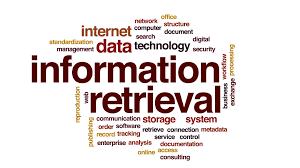
#> input picture cv_beginer/img.png, 300 x 168 px
$ python read_write_img.py
#> lines starting #> are read from the running program, lines starting #| are printed output that depends on the picture
import cv2
import numpy as np

img = cv2.imread('img.png')
#> img is the input picture: shape (168, 300, 3); mean B, G, R 222.1, 223.3, 232.7
img1 = img.copy()
img = -img
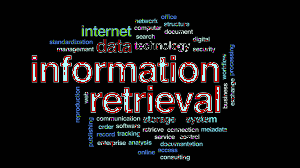
#> img: shape (168, 300, 3); mean B, G, R 21.4, 20.8, 22.9
img1 = 255 - img1
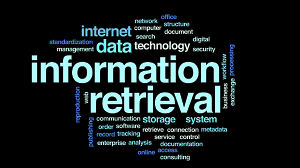
#> img1: shape (168, 300, 3); mean B, G, R 32.9, 31.7, 22.3
# img = cv2.rotate(img, cv2.ROTATE_90_COUNTERCLOCKWISE)
cv2.imshow('img', img)
cv2.imshow('img1', img1)
# cv2.imshow('ho_image', img[::-1,:])
# cv2.imshow('ver_image', img[,])
cv2.waitKey(0)
cv2.destroyAllWindows()
